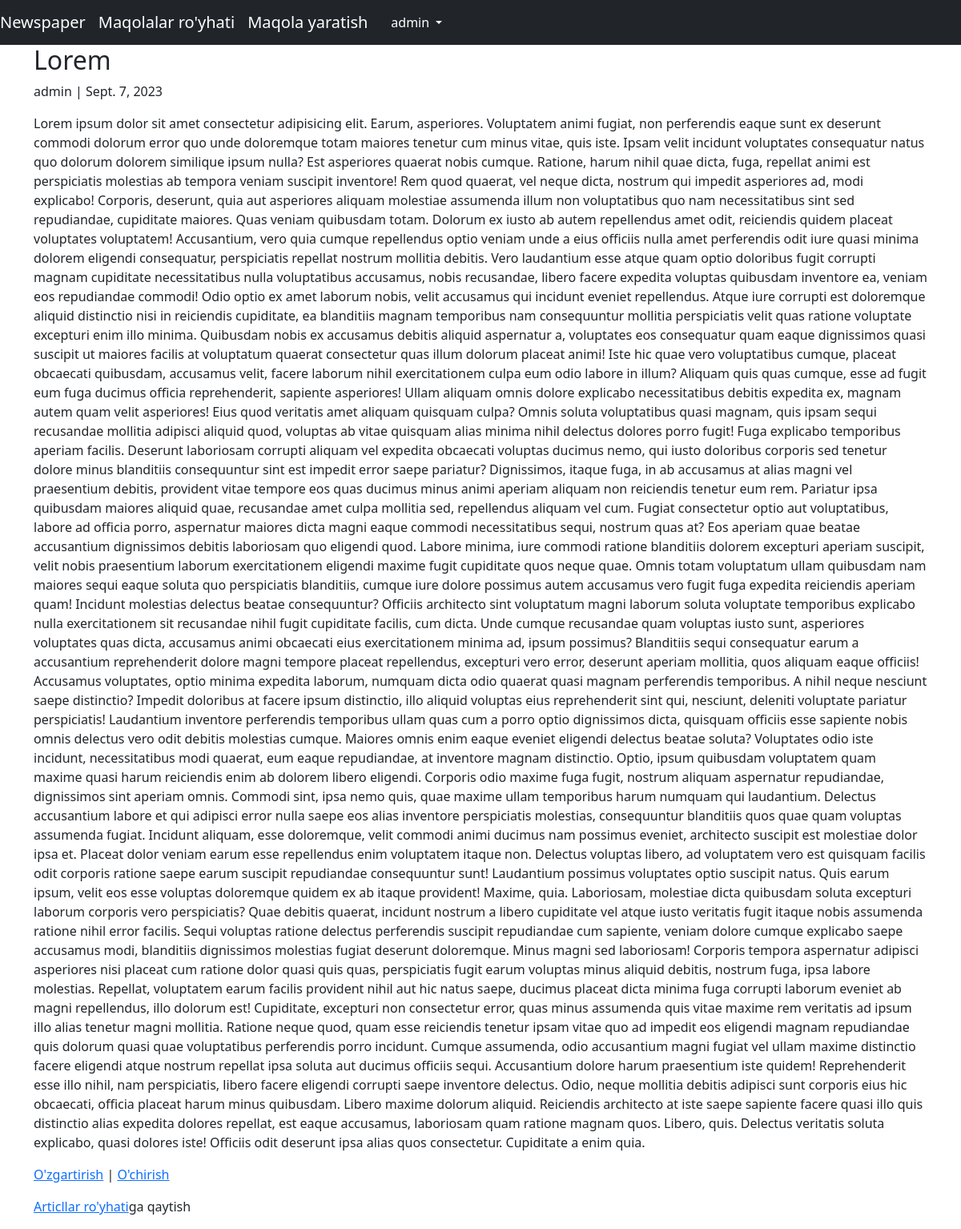
The app's page /articles/2/ (signed in) with its own data.
### accounts/models.py (models this page shows)
class CustomUser(AbstractUser):
    age = models.PositiveIntegerField(null=True, blank=True)

### articles/models.py (models this page shows, shortened)
class Article(models.Model):
    title = models.CharField(max_length = 250)
    body = models.TextField()
    date =  models.DateField(auto_now_add=True)
    author = models.ForeignKey(
        get_user_model(),
        on_delete=models.CASCADE)

### articles/views.py (the view)
# urls.py: path('<int:pk>/', ArticleDetailView.as_view(), name='article_detail' ),
class ArticleDetailView(DetailView):
    model = Article
    template_name = 'article_detail.html'

### templates/article_detail.html (shortened to what this page needs)
{% extends 'base.html' %}
{% block content %}
    <div class="article-entry">
        <h2>{{object.title}}</h2>
        <p>{{object.author}} | {{object.date}}</p>
        <p>{{object.body}}</p>
    </div>
    <p><a href="{% url 'article_update' article.pk %}">O'zgartirish</a> |
    <a href="{% url 'article_delete' article.pk %}">O'chirish</a> </p>
    <p><a href="{% url 'article_list' %}">Articllar ro'yhati</a>ga qaytish</p>
{% endblock content %}

### templates/base.html (shortened to what this page needs)
<!DOCTYPE html>
<html lang="en">
<head>
    <link href="https://cdn.jsdelivr.net/npm/bootstrap@5.3.1/dist/css/bootstrap.min.css" rel="stylesheet">
</head>
<body>
    <body>
        <nav class="navbar navbar-expand-lg navbar-dark bg-dark">
            <a class="navbar-brand navbar-dark-hover" href="{% url 'home' %}">Newspaper</a>
            <a class="navbar-brand" href="{% url 'article_list' %}">Maqolalar ro'yhati</a>
        {% if user.is_authenticated %}
            <a class="navbar-brand" href="{% url 'article_new' %}">Maqola yaratish</a>
        <ul class="navbar-nav ml-auto">
            <li class="nav-item dropdown">
                <button class="btn btn-dark dropdown-toggle" data-bs-toggle="dropdown" aria-expanded="false">
                    {{ user.username }}
                  </button>
            </li>
        </ul>
{% endif %}
</nav>
<main>
<div class="container">
    {% block content %}
    {% endblock content %}
</body>
</html>

### records on screen
CustomUser: username "admin"
Article: title "Lorem", author "admin", date "Sept. 7, 2023", body "Lorem ipsum dolor sit amet consectetur adipisicing elit. Earum, asperiores. Voluptatem animi fugiat, non perferendis eaque sunt ex deserunt commodi dolorum error quo unde doloremque totam maiores tenetur cum minus vitae, quis iste. Ipsam velit incidunt voluptates consequatur natus quo dolorum dolorem similique ipsum nulla? Est asperiores quaerat nobis cumque. Ratione, harum nihil quae dicta, fuga, repellat animi est perspiciatis molestias ab tempora veniam suscipit inventore! Rem quod quaerat, vel neque dicta, nostrum qui impedit asperiores ad, modi explicabo! Corporis, deserunt, quia aut asperiores aliquam molestiae assumenda illum non voluptatibus quo nam necessitatibus sint sed…"
